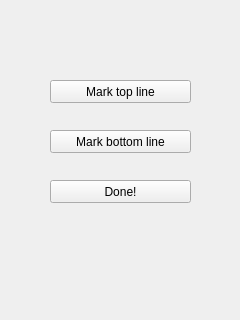
<?xml version="1.0" encoding="UTF-8"?>
<ui version="4.0">
 <class>lineMarkerControls</class>
 <widget class="QWidget" name="lineMarkerControls">
  <property name="geometry">
   <rect>
    <x>0</x>
    <y>0</y>
    <width>240</width>
    <height>320</height>
   </rect>
  </property>
  <property name="windowTitle">
   <string>Options</string>
  </property>
  <widget class="QPushButton" name="topSelect">
   <property name="geometry">
    <rect>
     <x>50</x>
     <y>80</y>
     <width>141</width>
     <height>23</height>
    </rect>
   </property>
   <property name="text">
    <string>Mark top line</string>
   </property>
  </widget>
  <widget class="QPushButton" name="bottomSelect">
   <property name="geometry">
    <rect>
     <x>50</x>
     <y>130</y>
     <width>141</width>
     <height>23</height>
    </rect>
   </property>
   <property name="text">
    <string>Mark bottom line</string>
   </property>
  </widget>
  <widget class="QPushButton" name="doneButton">
   <property name="geometry">
    <rect>
     <x>50</x>
     <y>180</y>
     <width>141</width>
     <height>23</height>
    </rect>
   </property>
   <property name="text">
    <string>Done!</string>
   </property>
  </widget>
 </widget>
 <resources/>
 <connections/>
</ui>
